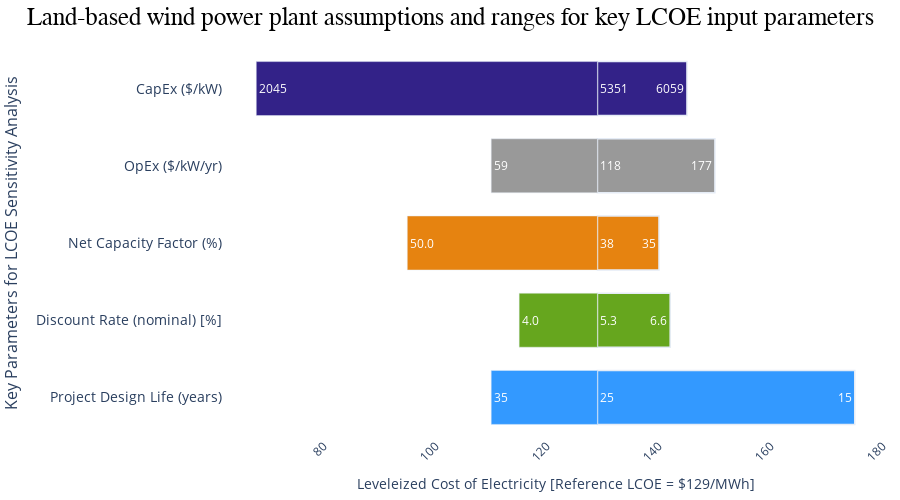

Here is the notebook cell this chart was saved with:
### Markdown cell above
<br/><br/>
# <center>Figure ES7.  Fixed-bottom offshore wind power plant assumption and ranges for key LCOE input parameters

### Code cell
# Tornado chart template obtained from 
# https://python.plainenglish.io/how-to-create-a-beautify-tornado-chart-in-python-plotly-6c0519e185b4

import numpy as np
import pandas as pd
import matplotlib.pyplot as plt
import plotly.graph_objects as go
%matplotlib inline

lcoe = 129    # $/MWh
y_labels = ['Project Design Life (years)',
         'Discount Rate (nominal) [%]',
         'Net Capacity Factor (%)',
         'OpEx ($/kW/yr)',
         'CapEx ($/kW)']


upper_capex = 145
upper_opex = 150
upper_net_cf = 140
upper_discount_rate = 142
upper_project_design_life = 175
upper_bound = [upper_project_design_life, 
               upper_discount_rate, 
               upper_net_cf,
               upper_opex,
               upper_capex]

# Values to go into bar labels
upper_capex_label = 6059
upper_opex_label = 177
upper_net_cf_label = 35
upper_discount_rate_label = 6.61
upper_project_design_life_label = 15
upper_bound_label = [upper_project_design_life_label, 
                    upper_discount_rate_label, 
                    upper_net_cf_label,
                    upper_opex_label,
                    upper_capex_label]

# ajdust for lcoe 
upper_bound_lcoe_adjustment = [x - lcoe for x in upper_bound]

lower_capex = lcoe - 68
lower_opex = lcoe - 110
lower_net_cf = lcoe - 95
lower_discount_rate = lcoe - 115
lower_project_design_life = lcoe - 110
lower_bound = [lower_project_design_life, 
               lower_discount_rate, 
               lower_net_cf,
               lower_opex,
               lower_capex]

# Values to go into bar labels
lower_capex_label = 2045
lower_opex_label = 59
lower_net_cf_label = 50.0
lower_discount_rate_label = 3.97
lower_project_design_life_label = 35
lower_bound_label = [lower_project_design_life_label, 
                    lower_discount_rate_label, 
                    lower_net_cf_label,
                    lower_opex_label,
                    lower_capex_label]

# Values for reference case
base_capex = 0.001
base_opex = 0.001
base_net_cf = 0.001
base_discount_rate = 0.001
base_project_design_life = 0.001
base_bound = [base_project_design_life, 
               base_discount_rate, 
               base_net_cf,
               base_opex,
               base_capex]

# Values to go into bar labels (reference)
base_capex_label = 5351
base_opex_label = 118
base_net_cf_label = 38
base_discount_rate_label = 5.29
base_project_design_life_label = 25
base_bound_label = [base_project_design_life_label, 
                    base_discount_rate_label, 
                    base_net_cf_label,
                    base_opex_label,
                    base_capex_label]

#convert lower_bound to negative values
def Convert(lst):
    return [ -i for i in lst ]

negative_lower_bound = Convert(lower_bound)
# ajdust for lcoe 
negative_lower_bound_lcoe_adjustment = [x + lcoe for x in negative_lower_bound]

fig = go.Figure()



customscale=["rgb(51,153,255)",
            "rgb(102, 166, 30)",
            "rgb(230, 131, 16)", 
            "rgb(153, 153, 153)",
            "rgb(51, 34, 136)"]
z = customscale

fig.add_trace(go.Bar(y=y_labels, x=upper_bound_lcoe_adjustment,
                base=lcoe,
                marker=dict(color = z, colorscale=customscale),
                orientation='h',
                marker_line_width=1.5,
                text = [round(elem, 1) for elem in upper_bound_label],
                textposition='auto',
                textfont=dict(color="white")
                    ))

fig.add_trace(go.Bar(y=y_labels, x=base_bound,
                base= lcoe,
                marker=dict(color = z, colorscale=customscale),
                orientation='h',
                text = [round(elem, 1) for elem in base_bound_label],
                textposition='auto',
                textfont=dict(color="white")
              ))

fig.add_trace(go.Bar(y=y_labels, x=negative_lower_bound,
                base= lcoe,
                marker=dict(color = z, colorscale=customscale),
                orientation='h',
                text = [round(elem, 1) for elem in lower_bound_label],
                textposition='inside',
                textfont=dict(color="white")
              ))

fig.update_layout(height=500,
                  margin=dict(t=50,l=10,b=10,r=10),title_text="Land-based wind power plant assumptions and ranges for key LCOE input parameters",
                  title_font_family="sans-serif",
                  title_font_size = 25,
                  title_font_color="black",
                  title_x=0.5 #to adjust the position along x-axis of the title
                 )

fig.update_layout(
                  barmode='overlay', 
                  xaxis_tickangle=-45, 
                  xaxis=dict(
                      title="Leveleized Cost of Electricity [Reference LCOE = $" + str(lcoe) +  "/MWh]"),
                  yaxis=dict(
                             title='Key Parameters for LCOE Sensitivity Analysis', 
                             titlefont_size=16, 
                             tickfont_size=14),
                  bargap=0.30, 
                  paper_bgcolor='white',
                  plot_bgcolor='white',
                 )
fig.update(layout_showlegend=False)
# fig.savefig(path + 'fig_es6.eps', format='eps', dpi=1000)
fig.write_image(path + 'fig_es7.eps', scale=1, width=1000, height=800)
fig.show()

### Figure 1 — Plotly figure (JSON) as saved in the notebook; plotly's stock layout.template omitted (floating-point values rounded to 4 significant figures)
{"data": [{"base": 129, "marker": {"color": ["rgb(51,153,255)", "rgb(102, 166, 30)", "rgb(230, 131, 16)", "rgb(153, 153, 153)", "rgb(51, 34, 136)"], "colorscale": [[0, "rgb(51,153,255)"], [0.25, "rgb(102, 166, 30)"], [0.5, "rgb(230, 131, 16)"], [0.75, "rgb(153, 153, 153)"], [1, "rgb(51, 34, 136)"]], "line": {"width": 1.5}}, "orientation": "h", "text": ["15", "6.6", "35", "177", "6059"], "textfont": {"color": "white"}, "textposition": "auto", "type": "bar", "x": [46, 13, 11, 21, 16], "y": ["Project Design Life (years)", "Discount Rate (nominal) [%]", "Net Capacity Factor (%)", "OpEx ($/kW/yr)", "CapEx ($/kW)"]}, {"base": 129, "marker": {"color": ["rgb(51,153,255)", "rgb(102, 166, 30)", "rgb(230, 131, 16)", "rgb(153, 153, 153)", "rgb(51, 34, 136)"], "colorscale": [[0, "rgb(51,153,255)"], [0.25, "rgb(102, 166, 30)"], [0.5, "rgb(230, 131, 16)"], [0.75, "rgb(153, 153, 153)"], [1, "rgb(51, 34, 136)"]]}, "orientation": "h", "text": ["25", "5.3", "38", "118", "5351"], "textfont": {"color": "white"}, "textposition": "auto", "type": "bar", "x": [0.001, 0.001, 0.001, 0.001, 0.001], "y": ["Project Design Life (years)", "Discount Rate (nominal) [%]", "Net Capacity Factor (%)", "OpEx ($/kW/yr)", "CapEx ($/kW)"]}, {"base": 129, "marker": {"color": ["rgb(51,153,255)", "rgb(102, 166, 30)", "rgb(230, 131, 16)", "rgb(153, 153, 153)", "rgb(51, 34, 136)"], "colorscale": [[0, "rgb(51,153,255)"], [0.25, "rgb(102, 166, 30)"], [0.5, "rgb(230, 131, 16)"], [0.75, "rgb(153, 153, 153)"], [1, "rgb(51, 34, 136)"]]}, "orientation": "h", "text": ["35", "4.0", "50.0", "59", "2045"], "textfont": {"color": "white"}, "textposition": "inside", "type": "bar", "x": [-19, -14, -34, -19, -61], "y": ["Project Design Life (years)", "Discount Rate (nominal) [%]", "Net Capacity Factor (%)", "OpEx ($/kW/yr)", "CapEx ($/kW)"]}], "layout": {"bargap": 0.3, "barmode": "overlay", "height": 500, "margin": {"b": 10, "l": 10, "r": 10, "t": 50}, "paper_bgcolor": "white", "plot_bgcolor": "white", "showlegend": false, "title": {"font": {"color": "black", "family": "sans-serif", "size": 25}, "text": "Land-based wind power plant assumptions and ranges for key LCOE input parameters", "x": 0.5}, "xaxis": {"tickangle": -45, "title": {"text": "Leveleized Cost of Electricity [Reference LCOE = $129/MWh]"}}, "yaxis": {"tickfont": {"size": 14}, "title": {"font": {"size": 16}, "text": "Key Parameters for LCOE Sensitivity Analysis"}}}}
